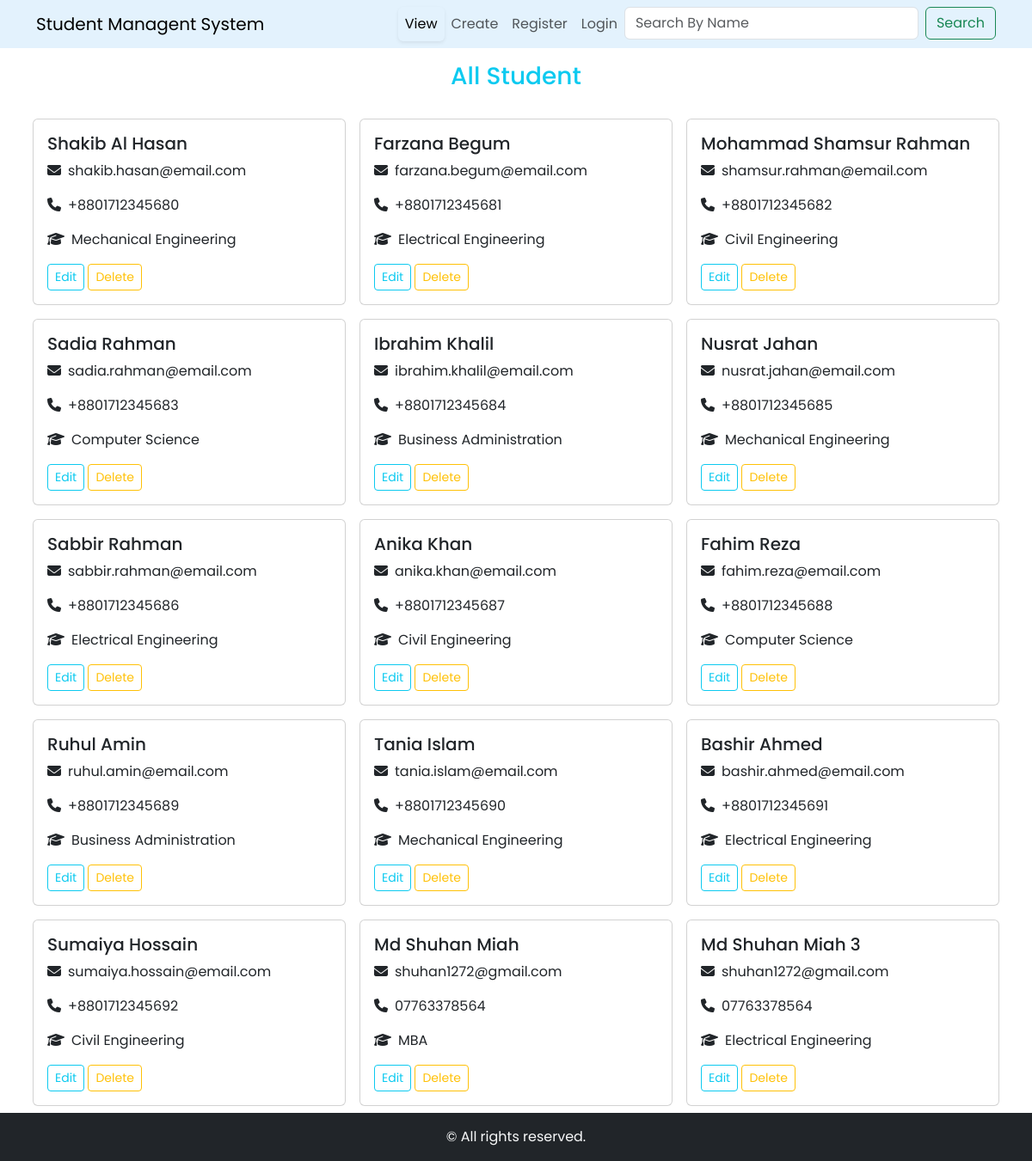
Before: / with the older database file.
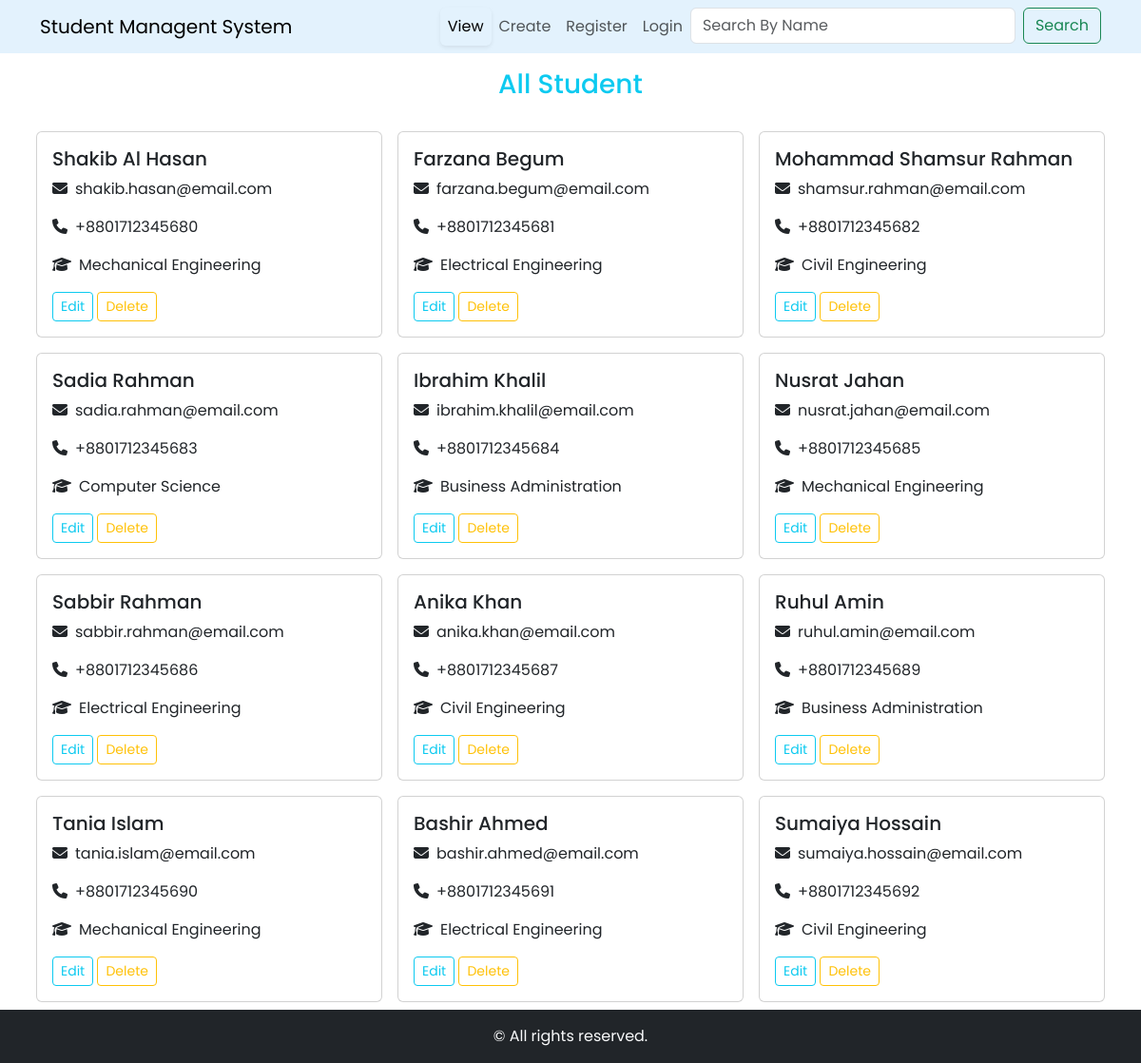
After: the same page with the newer database file.
### student/models.py (models this page shows, shortened)
class Student(models.Model):
    name = models.CharField(max_length=50)
    email = models.EmailField(max_length=254)
    phone = models.CharField(max_length=20)
    course = models.ForeignKey(Course, on_delete=models.CASCADE)

class Course(models.Model):
    name = models.CharField(max_length=50)

### student/views.py (the view)
# urls.py: path('',views.home,name='home'),
def home(request):
    students = Student.objects.all()
    context = {
        "students" : students,
        "search" : False
    }
    return render(request,'index.html',context)

### student/templates/index.html (shortened to what this page needs)
{% extends "base.html" %}
{% block page_header %}
    {% if search %}
        Search<br><br>
        <span class="text-dark">{{students|length}} result found for {{searched_name}}.</span>
    {% else %}
        All Student
    {% endif %}
{% endblock %}
{% block content %}
<section id="view_std">
    <div class="container">
        <div class="row">
            {% for student in students %}
            <div class="col-md-4 col-sm-6 p-2">
                <div class="card">
                    <div class="card-body">
                      <h5 class="card-title">{{student.name}}</h5>
                      <p class="card-text"><i class="fa-solid fa-envelope me-2"> </i>{{student.email}}</p>
                      <p class="card-text"><i class="fa-solid fa-phone me-2"></i>{{student.phone}}</p>
                      <p class="card-text"><i class="fa-solid fa-graduation-cap me-2"></i>{{student.course.name}}</p>
                      <a href="{% url 'update' student.id %}" class="btn btn-sm btn-outline-info">Edit</a>
                      <a href="{% url 'delete' student.id %}" class="btn btn-sm btn-outline-warning">Delete</a>
                    </div>
                  </div>
            </div>
            {% endfor %}
        </div>
    </div>
</section>
{% endblock %}

### student/templates/base.html (shortened to what this page needs)
{% load static %}
<!DOCTYPE html>
<html lang="en">
<head>
    <link rel="stylesheet" href="https://cdnjs.cloudflare.com/ajax/libs/font-awesome/6.7.2/css/all.min.css" />
    <link href="https://cdn.jsdelivr.net/npm/bootstrap@5.3.3/dist/css/bootstrap.min.css" rel="stylesheet">
    <link rel="stylesheet" href="{% static 'student/css/styles.css' %}">
</head>
<body>
    <header>
        <nav class="navbar navbar-expand-lg" style="background-color: #e3f2fd;">
            <div class="container">
              <a class="navbar-brand" href="{% url 'home' %}">Student Managent System</a>
              <div class="collapse navbar-collapse" id="navbarSupportedContent">
                <ul class="navbar-nav ms-auto mb-2 mb-lg-0">
                  <li class="nav-item">
                    <a class="nav-link" id="Home" aria-current="page" href="{% url 'home' %}">View</a>
                  </li>
                  <li class="nav-item">
                    <a class="nav-link" id="Create Student" aria-current="page" href="{% url 'create' %}">Create</a>
                  </li>
                  <li class="nav-item">
                    <a class="nav-link" aria-current="page" href="#">Register</a>
                  </li>
                  <li class="nav-item">
                    <a class="nav-link" aria-current="page" href="#">Login</a>
                  </li>
                  <li class="nav-item">
                    <form class="d-flex" method="GET" action="{% url 'search_by_name' %}">
                      <input name="search_by_name" class="form-control me-2" type="search" placeholder="Search By Name" aria-label="Search">
                      <button class="btn btn-outline-success" type="submit">Search</button>
                    </form>
                  </li>
                </ul>
              </div>
            </div>
          </nav>
    </header>
    <main class="min-vh-100">
        <div class="container">
          <div class="row text-center py-3">
            <h3 class="text-info">{% block page_header %} {% endblock %}</h3>
          </div>
        </div>
        {% block content %}
        {% endblock %}
    </main>
    <footer>
        <div class="container-fluid py-3 text-center text-light bg-dark">
            <span >&copy All rights reserved.</span>
        </div>
    </footer>
</body>
</html>

### student/static/student/css/styles.css (style rules this page uses)
body { font-family: "Poppins",sans-serif; }

Changed rows visible on the page:
removed Student: name "Fahim Reza", email "fahim.reza@email.com", phone "+8801712345688", course.name "Computer Science"
removed Student: name "Md Shuhan Miah", email "shuhan1272@gmail.com", phone "07763378564", course.name "MBA"
removed Student: name "Md Shuhan Miah 3", email "shuhan1272@gmail.com", phone "07763378564", course.name "Electrical Engineering"
